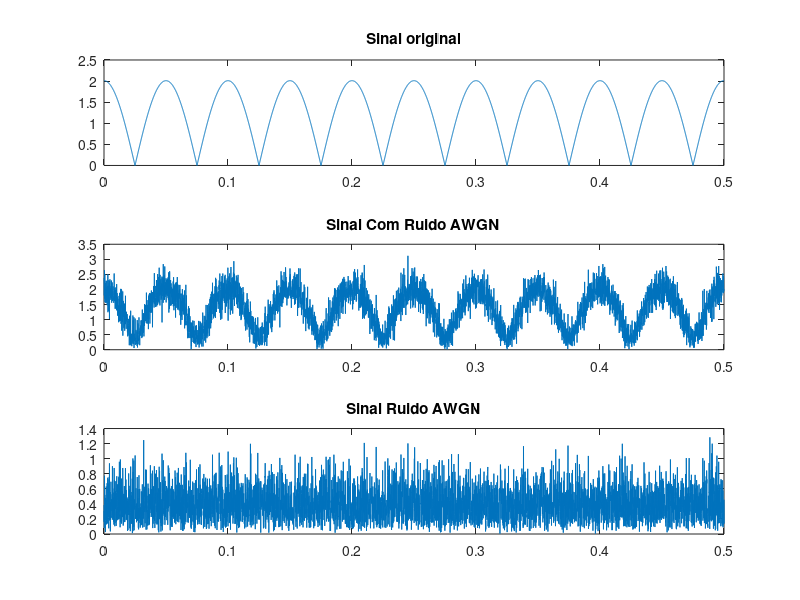

Write MATLAB code to recreate this figure.
% DesafioC_08.m
clc; clear all;close all;
%% Parâmetros
SNR_dB= 10;                                         % Determina o valor da SNR em dB
fs=1/0.0001;                                        % Frequência de amostragem
t=0:0.0001:0.5;                                     % Eixo do tempo
Ar= 2;                                              % Amplitude
Ai=0.2;
fm =10;                                            % Frequência Real do sinal x(t)
x=Ar*cos(2*pi*fm*t)+i*Ai*cos(2*pi*fm*t);           % Sinal qualquer x(t)

%% Montagem do vetor Ruído Complexo
L=length(x);                                        % Calcula o comprimento de x
Potencia_sinal= sum(abs(x).^2)/L;                   % Calcula a potência do sinal
SNR= 10^(SNR_dB/10);                                % Calcula a SNR linear
D=Potencia_sinal/SNR;                               % Calcula a densidade espectral do ruído
noiseSigma= sqrt(D/2);                              % Derivação padrao para ruído AWGN complexo
n = noiseSigma*(randn(1,L)+i* randn(1,L));          % Ruido complexo calculado 
y =x+n;                                             % Sinal ruidoso

%% Plotting
subplot(3,1,1)
plot(t,abs(x));
title('Sinal original')
subplot(3,1,2)
plot(t,abs(y));
title('Sinal Com Ruido AWGN')
subplot(3,1,3)
plot(t,abs(n));
title('Sinal Ruido AWGN')
clear D L noiseSigma SNR SNR_dB Potencia_sinal x n t

filename = 'Pratica_08_sinal_complexo.mat';
save(filename,'Ai', 'Ar','fm','y','fs');